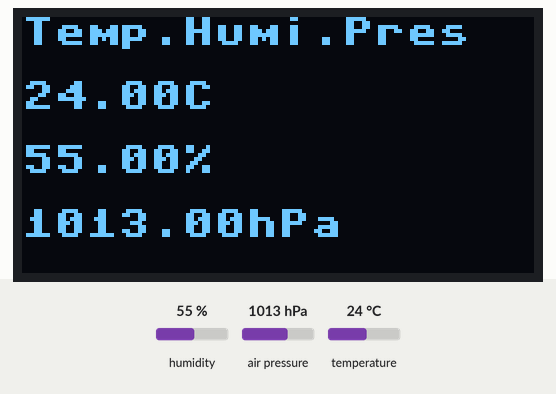
A program run on a simulated Raspberry Pi Pico running MicroPython. Shown: 128×64 one-colour display. The inputs (shaded band) are chosen by the test bench; at power-on: humidity 55 %, air pressure 1013 hPa, temperature 24 °C.

Above: at 1.2 s.
1.3 s: humidity set to 22 %
At 3.2 s:
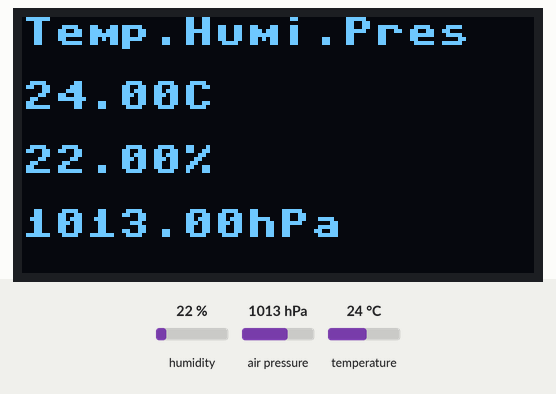
3.6 s: air pressure set to 952 hPa
At 4.7 s:
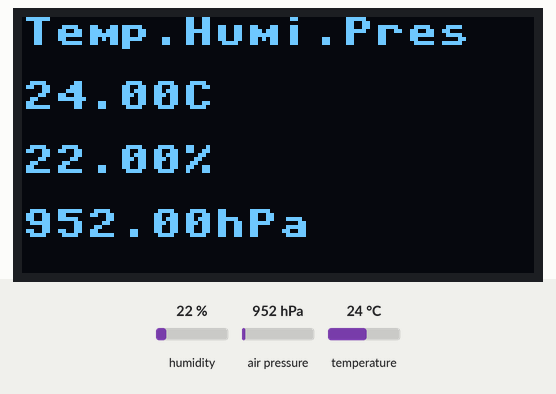
5.7 s: temperature set to 12 °C
At 7.4 s:
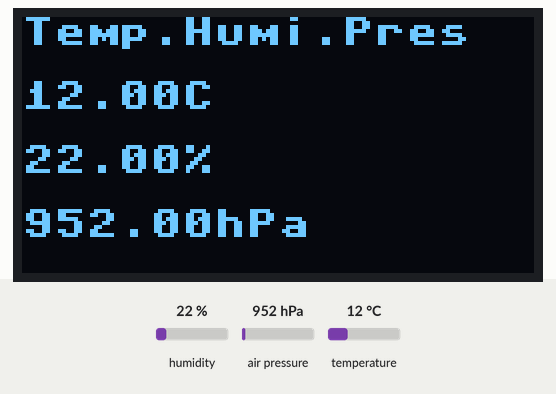
7.7 s: humidity set to 40 %
At 9.0 s:
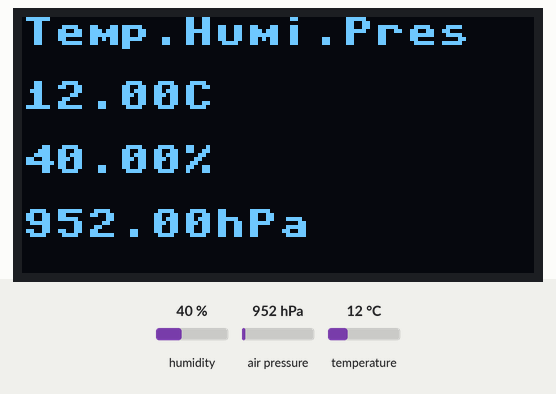
Timing chart, 0 to 10.7 s (numbered marks = the images above; inputs shaded):
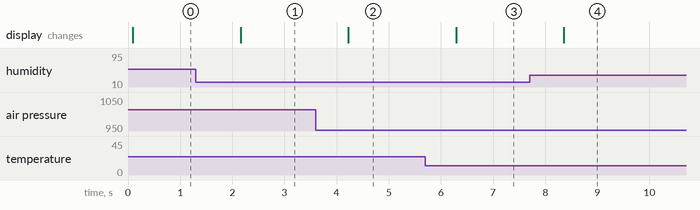

Measured:
- after the input at 1.3 s, the display: changes after 0.86 s (image 1)
- after the input at 3.6 s, the display: changes after 0.63 s (image 2)
- after the input at 5.7 s, the display: changes after 0.59 s (image 3)
- after the input at 7.7 s, the display: changes after 0.66 s (image 4)

The program:

env_monitor.py
```python
from machine import Pin, I2C
import ssd1306
import bme280
import time

# ハードウェアの初期化
i2c = I2C(0, sda=Pin(0), scl=Pin(1))  # I2C通信の設定
oled = ssd1306.SSD1306_I2C(128, 64, i2c)  # OLEDの初期化
bme = bme280.BME280(i2c=i2c)  # BME280の初期化

# 2秒ごとに永遠にループ
while True:
    oled.fill(0)          # 画面クリア
    oled.text("Temp.Humi.Pres", 0, 0)
    oled.text(bme.values[0], 0, 16)   # 温度
    oled.text(bme.values[2], 0, 32)  # 湿度
    oled.text(bme.values[1], 0, 48)  # 気圧
    oled.show()           # 画面に反映
    time.sleep(2)         # 2秒待つ
```
